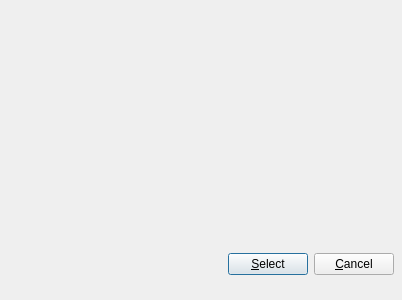
<?xml version="1.0" encoding="UTF-8"?>
<ui version="4.0">
 <class>SelectRecipe</class>
 <widget class="QDialog" name="SelectRecipe">
  <property name="geometry">
   <rect>
    <x>0</x>
    <y>0</y>
    <width>402</width>
    <height>300</height>
   </rect>
  </property>
  <property name="windowTitle">
   <string>Dialog</string>
  </property>
  <widget class="QWidget" name="">
   <property name="geometry">
    <rect>
     <x>13</x>
     <y>250</y>
     <width>381</width>
     <height>29</height>
    </rect>
   </property>
   <layout class="QHBoxLayout" name="horizontalLayout">
    <item>
     <spacer name="horizontalSpacer">
      <property name="orientation">
       <enum>Qt::Horizontal</enum>
      </property>
      <property name="sizeHint" stdset="0">
       <size>
        <width>40</width>
        <height>20</height>
       </size>
      </property>
     </spacer>
    </item>
    <item>
     <widget class="QPushButton" name="SelectBttn">
      <property name="text">
       <string>&amp;Select</string>
      </property>
     </widget>
    </item>
    <item>
     <widget class="QPushButton" name="cancelBttn">
      <property name="text">
       <string>&amp;Cancel</string>
      </property>
     </widget>
    </item>
   </layout>
  </widget>
 </widget>
 <resources/>
 <connections/>
</ui>
